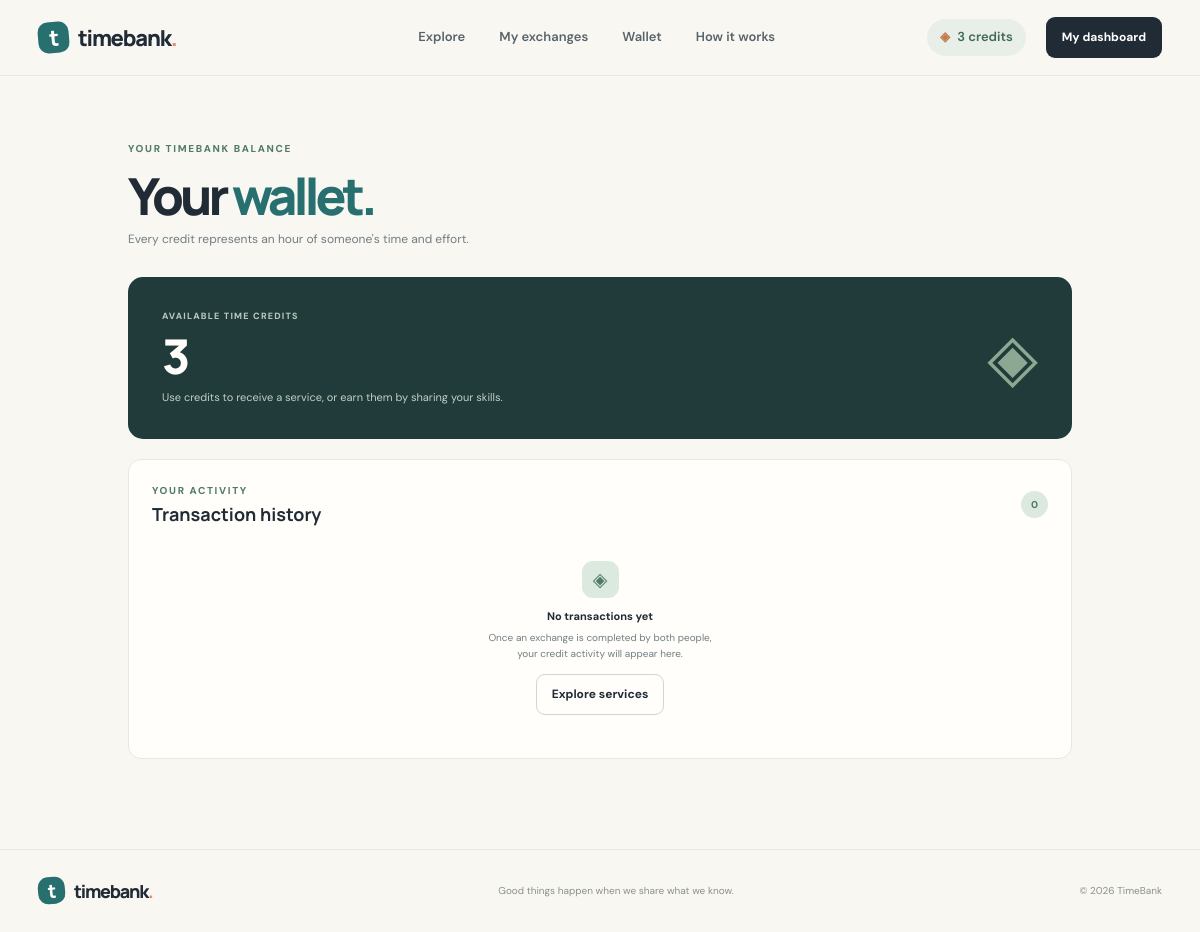
Page /wallet (signed in) on the earlier database version.
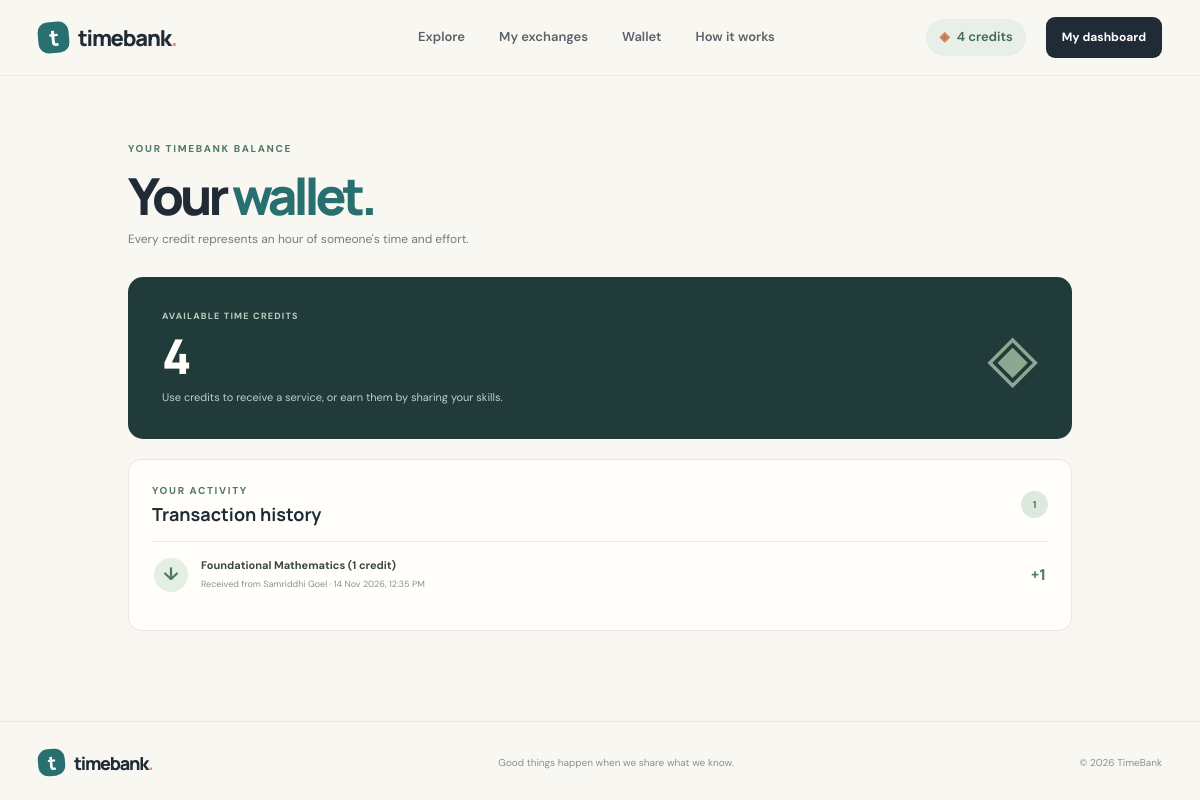
Same page on the later database version.
### models.py (models this page shows)
class User(UserMixin, db.Model):
    id = db.Column(db.Integer, primary_key=True)
    name = db.Column(db.String(80), nullable=False)
    email = db.Column(db.String(120), unique=True, nullable=False, index=True)
    password_hash = db.Column(db.String(255), nullable=False)
    location = db.Column(db.String(120))
    bio = db.Column(db.String(300))
    credits = db.Column(db.Integer, nullable=False, default=3)
    created_at = db.Column(db.DateTime, default=datetime.utcnow)
    services = db.relationship(
        "Service", backref="owner", lazy=True, cascade="all, delete-orphan"
    )

class Transaction(db.Model):
    id = db.Column(db.Integer, primary_key=True)
    exchange_id = db.Column(
        db.Integer, db.ForeignKey("exchange_request.id"), nullable=False, unique=True
    )
    from_user_id = db.Column(db.Integer, db.ForeignKey("user.id"), nullable=False)
    to_user_id = db.Column(db.Integer, db.ForeignKey("user.id"), nullable=False)
    credits = db.Column(db.Integer, nullable=False)
    description = db.Column(db.String(180), nullable=False)
    created_at = db.Column(db.DateTime, default=datetime.utcnow)
    exchange = db.relationship("ExchangeRequest", backref=db.backref("transaction", uselist=False))
    from_user = db.relationship("User", foreign_keys=[from_user_id])
    to_user = db.relationship("User", foreign_keys=[to_user_id])

### app.py (the view)
@app.route("/wallet")
@login_required
def wallet():
    transactions = Transaction.query.filter(
        or_(Transaction.from_user_id == current_user.id,
            Transaction.to_user_id == current_user.id)
    ).order_by(Transaction.created_at.desc()).all()
    return render_template("wallet.html", transactions=transactions)

### app.py (called while the page is built)
@login_manager.user_loader
def load_user(user_id):
    return db.session.get(User, int(user_id))

### templates/wallet.html (shortened to what this page needs)
{% extends "base.html" %}
{% block content %}
<section class="page-shell wallet-shell">
  <div class="page-intro"><div class="eyebrow">YOUR TIMEBANK BALANCE</div><h1>Your <span>wallet.</span></h1><p class="muted">Every credit represents an hour of someone's time and effort.</p></div>
  <section class="wallet-balance-card">
    <div><div class="stat-label">AVAILABLE TIME CREDITS</div><strong>{{ current_user.credits }}</strong><p>Use credits to receive a service, or earn them by sharing your skills.</p></div>
    <div class="wallet-symbol">◈</div>
  </section>
  <section class="wallet-history panel">
    <div class="panel-heading"><div><div class="eyebrow">YOUR ACTIVITY</div><h2>Transaction history</h2></div><span class="count-bubble">{{ transactions|length }}</span></div>
    {% if transactions %}
      <div class="transaction-list">
        {% for item in transactions %}
          <article class="transaction-row">
            <span class="transaction-icon {{ 'transaction-in' if item.to_user_id == current_user.id else 'transaction-out' }}">{{ '↓' if item.to_user_id == current_user.id else '↑' }}</span>
            <div class="transaction-info"><b>{{ item.description }}</b><small>{% if item.to_user_id == current_user.id %}Received from {{ item.from_user.name }}{% else %}Paid to {{ item.to_user.name }}{% endif %} · {{ item.created_at.strftime('%d %b %Y, %I:%M %p') }}</small></div>
            <strong class="transaction-amount {{ 'amount-positive' if item.to_user_id == current_user.id else 'amount-negative' }}">{{ '+' if item.to_user_id == current_user.id else '−' }}{{ item.credits }}</strong>
          </article>
        {% endfor %}
      </div>
    {% else %}
      <div class="exchange-empty wallet-empty"><span>◈</span><b>No transactions yet</b><p>Once an exchange is completed by both people, your credit activity will appear here.</p><a class="button button-outline button-small" href="{{ url_for('explore') }}">Explore services</a></div>
    {% endif %}
  </section>
</section>
{% endblock %}

### templates/base.html (shortened to what this page needs)
<!DOCTYPE html>
<html lang="en">
<head>
  <link rel="stylesheet" href="{{ url_for('static', filename='css/style.css') }}">
  <link rel="stylesheet" href="{{ url_for('static', filename='css/components.css') }}">
</head>
<body>
  <header class="site-header">
    <div class="nav-wrap">
      <a class="brand" href="{{ url_for('index') }}">
        <span class="brand-mark">t</span><span>timebank<span class="brand-dot">.</span></span>
      </a>
      <nav class="main-nav">
        <a href="{{ url_for('explore') }}">Explore</a>
        {% if current_user.is_authenticated %}
          <a href="{{ url_for('exchanges') }}">My exchanges</a>
          <a href="{{ url_for('wallet') }}">Wallet</a>
        {% endif %}
        <a href="{{ url_for('index') }}#how-it-works">How it works</a>
      </nav>
      <div class="nav-actions">
        {% if current_user.is_authenticated %}
          <a class="credit-pill" href="{{ url_for('wallet') }}"><span class="coin">◈</span> {{ current_user.credits }} credits</a>
          <a class="button button-dark button-small" href="{{ url_for('dashboard') }}">My dashboard</a>
        {% else %}
          <a class="nav-login" href="{{ url_for('login') }}">Log in</a>
          <a class="button button-dark button-small" href="{{ url_for('signup') }}">Join TimeBank <span>↗</span></a>
        {% endif %}
      </div>
    </div>
  </header>
  <main>
    {% block content %}{% endblock %}
  </main>
  <footer class="site-footer">
    <div class="footer-inner">
      <a class="brand brand-footer" href="{{ url_for('index') }}"><span class="brand-mark">t</span><span>timebank<span class="brand-dot">.</span></span></a>
      <p>Good things happen when we share what we know.</p>
      <span>© 2026 TimeBank</span>
    </div>
  </footer>
</body>
</html>

### static/css/style.css (style rules this page uses)
:root { --ink: #202b36; --muted: #737d82; --paper: #f8f7f2; --white: #fffefa; --line: #e9e7df; --sage: #dce9df; --sage-strong: #527b67; --teal: #286f70; --coral: #e88d72; --coral-soft: #f8e3d9; --lilac: #e9e3f2; --shadow: 0 16px 45px rgba(36, 48, 55, .07); }
* { box-sizing: border-box; }
html { scroll-behavior: smooth; }
body { margin: 0; background: var(--paper); color: var(--ink); font-family: "DM Sans", sans-serif; line-height: 1.55; }
a { color: inherit; text-decoration: none; }
.site-header { height: 76px; border-bottom: 1px solid rgba(32,43,54,.07); background: rgba(248,247,242,.94); position: sticky; top: 0; z-index: 20; backdrop-filter: blur(14px); }
.nav-wrap { max-width: 1180px; height: 100%; padding: 0 28px; margin: auto; display: flex; align-items: center; justify-content: space-between; }
.brand { display: inline-flex; align-items: center; gap: 9px; font: 800 22px "Manrope", sans-serif; letter-spacing: -1.2px; }
.brand-mark { width: 31px; height: 31px; border-radius: 10px; display: grid; place-items: center; background: var(--teal); color: white; font: 800 22px "Manrope"; transform: rotate(-5deg); }
.brand-dot { color: var(--coral); }
.main-nav { display: flex; gap: 34px; margin-left: 90px; color: #59636a; font-size: 13px; font-weight: 600; }
.nav-actions { display: flex; align-items: center; gap: 20px; font-size: 13px; font-weight: 600; }
.credit-pill { background: #e8eee8; color: #416a57; border-radius: 30px; padding: 8px 13px; }
.coin { color: #c47a4d; margin-right: 4px; }
.button { display: inline-flex; justify-content: center; align-items: center; gap: 18px; border: 1px solid transparent; border-radius: 9px; padding: 14px 20px; font-size: 13px; font-weight: 700; cursor: pointer; transition: transform .18s, background .18s, box-shadow .18s; }
.button-dark { background: var(--ink); color: white; }
.button-small { padding: 10px 15px; font-size: 12px; }
.eyebrow { color: var(--sage-strong); font-size: 10px; letter-spacing: 1.65px; font-weight: 800; }
.hero h1, .page-intro h1, .form-page h1, .auth-aside h1 { font: 800 clamp(48px, 6vw, 76px)/1.05 "Manrope", sans-serif; letter-spacing: -4px; margin: 21px 0 19px; }
.highlight-word, .section-heading h2 span, .page-intro h1 span, .form-page h1 span { color: var(--teal); }
.site-footer { border-top: 1px solid var(--line); }
.footer-inner { max-width: 1180px; padding: 23px 28px; margin: auto; display: flex; align-items: center; justify-content: space-between; }
.brand-footer { font-size: 18px; }
.brand-footer .brand-mark { width: 27px; height: 27px; font-size: 19px; }
.footer-inner p, .footer-inner > span { color: #8a918f; font-size: 10px; }
.muted { color: var(--muted); }
.dashboard-shell, .page-shell { max-width: 1120px; padding: 65px 28px 90px; margin: auto; }
.stat-label { display: block; font-size: 9px; letter-spacing: 1.2px; color: #77837b; font-weight: 800; }
.panel { background: var(--white); border: 1px solid var(--line); border-radius: 13px; padding: 22px; }
.panel-heading { display: flex; justify-content: space-between; align-items: center; margin-bottom: 15px; }
.panel-heading h2, .quick-panel h2 { font: 700 18px "Manrope"; margin: 4px 0 0; }
.page-intro { margin-bottom: 27px; }
.page-intro h1 { font-size: 51px; margin: 12px 0 8px; }
.page-intro p { font-size: 12px; margin: 0; }

Differences in the rows shown:
changed User: credits "3" → "4"
added Transaction: to_user_id "↓", description "Foundational Mathematics (1 credit)", from_user.name "Samriddhi Goel", created_at "14 Nov 2026, 12:35 PM", to_user_id "+", credits "1"
Other differences:
{{ transactions|length }}: "0" → "1"
text no longer shown: "◈ No transactions yet Once an exchange is completed by both people, your credit activity will appear here. Explore services"
